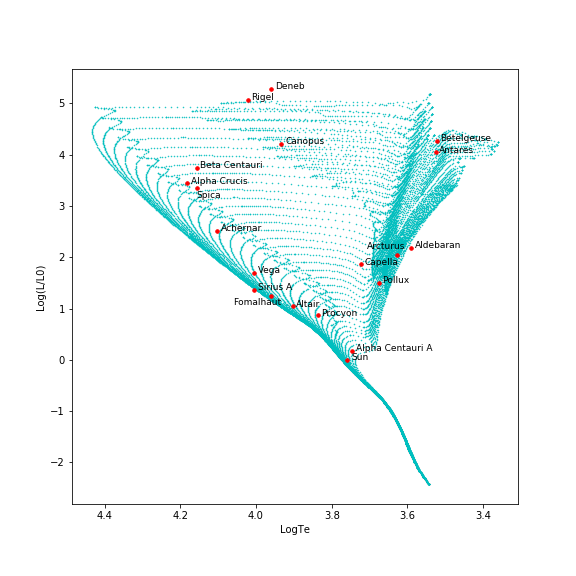

The Python source for this figure:
import matplotlib.pyplot as plt
import pandas as pd
import csv
import numpy as np

Ms = 4.83

data1 = np.loadtxt('outputiso466921330270.dat',unpack=True)
T = data1[2]
L = data1[1]

data2 = open('List of brightest stars.csv','r')
BV = pd.read_csv(filepath_or_buffer = 'List of brightest stars.csv', sep = ',')['B-V'].values
M = pd.read_csv(filepath_or_buffer = 'List of brightest stars.csv', sep = ',')['M'].values
Name=pd.read_csv(filepath_or_buffer = 'List of brightest stars.csv', sep = ',')['name'].values

Ts = np.log10(4600*(1/(0.92*BV+1.7)+1/(0.92*BV+0.62)))
Ls = (Ms-M)/2.5


plt.figure(figsize=(8,8))
plt.gca().invert_xaxis()

plt.plot(T,L,'co',ms=0.5)
plt.plot(Ts,Ls,'ro',ms=3.5)
for i in range(0,20):
    if (i != 16) and (i != 3) and (i != 18):
        plt.annotate(Name[i], xy = (Ts[i]-0.01, Ls[i]-0.01), fontsize=9)
    elif i == 16:
        plt.annotate(Name[i], xy = (Ts[i], Ls[i]-0.2), fontsize=9)
    elif i == 3:
        plt.annotate(Name[i], xy = (Ts[i]+0.08, Ls[i]+0.1), fontsize=9)
    else:
        plt.annotate(Name[i], xy = (Ts[i]+0.1, Ls[i]-0.18), fontsize=9)

plt.xlabel('LogTe')
plt.ylabel('Log(L/L0)')

plt.savefig('Evolutionary Tracks.png')
plt.show()